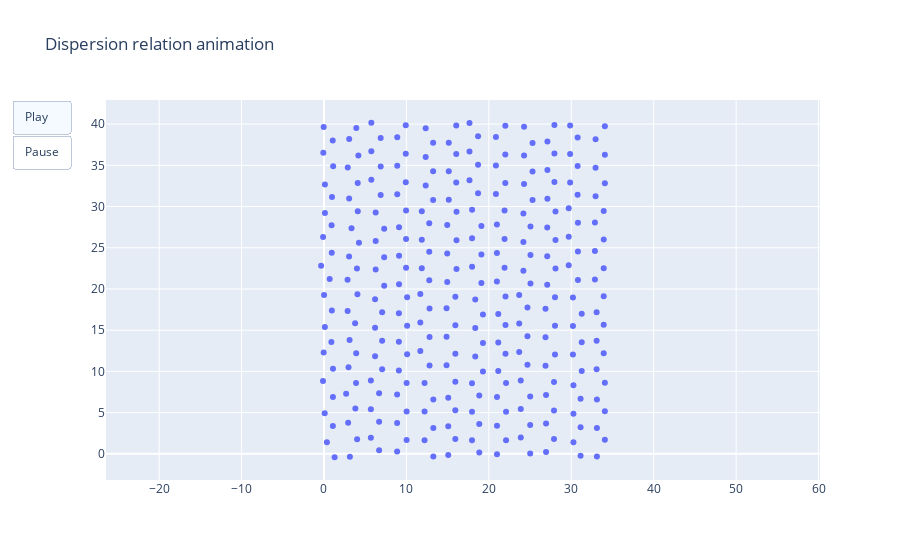

The notebook cell saved with this chart:
### Code cell
# Parameters for animation
fps = 30 # /s
animation_length = 3 # s

# Construct frames
frames = []
for t in range(int(animation_length * fps)):
    dt = t / fps
    dphase = dt * w * 2 * np.pi
    current_grid = grid + dgrid * np.exp(1.j * dphase)
    x = current_grid[:, :, 0].flatten()
    y = current_grid[:, :, 1].flatten()
    frames.append(go.Frame(data=[go.Scatter(x=x.real, y=y.real, mode='markers')]))

# Figure components
start_button = dict(
        label="Play",
        method="animate",
        args=[
            None, 
            {
                "frame":{"duration": 1000 / fps, "redraw": False},
                "fromcurrent": True, 
                "transition": {"duration": 100}
            }])
pause_button = dict(
        label="Pause",
        method="animate",
        args=[
            [None], 
            {
                "frame": {"duration": 0, "redraw": False},
                "mode": "immediate",
                "transition": {"duration": 0}
            }])

# Plot
fig = go.Figure(
    data=frames[0].data,
    layout=go.Layout(
        title="Dispersion relation animation",
        yaxis=dict(scaleanchor="x", scaleratio=1),
        updatemenus=[
            dict(
                type="buttons",
                buttons=[start_button, pause_button
            ])
        ]
    ),
    frames=frames[1:])
fig.show()

### Figure 1 — Plotly figure (JSON) as saved in the notebook; plotly's stock layout.template omitted (floating-point values rounded to 4 significant figures; data arrays with more than 128 entries replaced by an {"elided": "..."} marker saying what was removed)
{"data": [{"mode": "markers", "type": "scatter", "x": {"elided": "288 float values"}, "y": {"elided": "288 float values"}}], "layout": {"title": {"text": "Dispersion relation animation"}, "updatemenus": [{"buttons": [{"args": [null, {"frame": {"duration": 33.33, "redraw": false}, "fromcurrent": true, "transition": {"duration": 100}}], "label": "Play", "method": "animate"}, {"args": [[null], {"frame": {"duration": 0, "redraw": false}, "mode": "immediate", "transition": {"duration": 0}}], "label": "Pause", "method": "animate"}], "type": "buttons"}], "yaxis": {"scaleanchor": "x", "scaleratio": 1}}}
